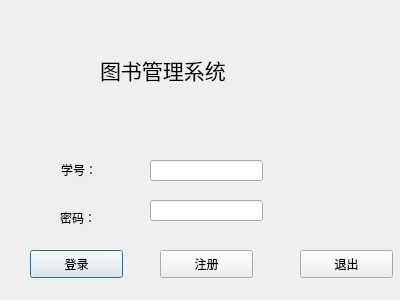
<?xml version="1.0" encoding="UTF-8"?>
<ui version="4.0">
 <class>loginDlg</class>
 <widget class="QDialog" name="loginDlg">
  <property name="geometry">
   <rect>
    <x>0</x>
    <y>0</y>
    <width>400</width>
    <height>300</height>
   </rect>
  </property>
  <property name="windowTitle">
   <string>Dialog</string>
  </property>
  <widget class="QPushButton" name="loginBtn">
   <property name="geometry">
    <rect>
     <x>30</x>
     <y>250</y>
     <width>93</width>
     <height>28</height>
    </rect>
   </property>
   <property name="text">
    <string>登录</string>
   </property>
  </widget>
  <widget class="QPushButton" name="registerBtn">
   <property name="geometry">
    <rect>
     <x>160</x>
     <y>250</y>
     <width>93</width>
     <height>28</height>
    </rect>
   </property>
   <property name="text">
    <string>注册</string>
   </property>
  </widget>
  <widget class="QLineEdit" name="usrLineEdit">
   <property name="geometry">
    <rect>
     <x>150</x>
     <y>160</y>
     <width>113</width>
     <height>21</height>
    </rect>
   </property>
  </widget>
  <widget class="QLineEdit" name="pwdLineEdit">
   <property name="geometry">
    <rect>
     <x>150</x>
     <y>200</y>
     <width>113</width>
     <height>21</height>
    </rect>
   </property>
  </widget>
  <widget class="QPushButton" name="exitBtn">
   <property name="geometry">
    <rect>
     <x>300</x>
     <y>250</y>
     <width>93</width>
     <height>28</height>
    </rect>
   </property>
   <property name="text">
    <string>退出</string>
   </property>
  </widget>
  <widget class="QLabel" name="label">
   <property name="geometry">
    <rect>
     <x>100</x>
     <y>50</y>
     <width>191</width>
     <height>41</height>
    </rect>
   </property>
   <property name="text">
    <string>&lt;html&gt;&lt;head/&gt;&lt;body&gt;&lt;p&gt;&lt;span style=&quot; font-size:16pt;&quot;&gt;图书管理系统&lt;/span&gt;&lt;/p&gt;&lt;/body&gt;&lt;/html&gt;</string>
   </property>
  </widget>
  <widget class="QLabel" name="label_3">
   <property name="geometry">
    <rect>
     <x>60</x>
     <y>210</y>
     <width>72</width>
     <height>15</height>
    </rect>
   </property>
   <property name="text">
    <string>密码：</string>
   </property>
  </widget>
  <widget class="QLabel" name="label_2">
   <property name="geometry">
    <rect>
     <x>61</x>
     <y>160</y>
     <width>61</width>
     <height>20</height>
    </rect>
   </property>
   <property name="text">
    <string>学号：</string>
   </property>
  </widget>
 </widget>
 <resources/>
 <connections/>
</ui>
